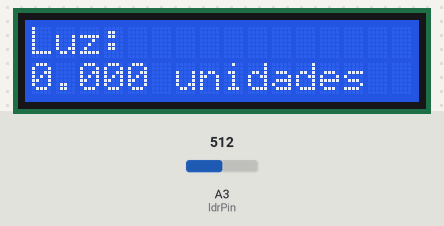
Simulated run of this sketch. Board: Arduino Uno, built with avr-gcc and run on an emulated ATmega328P. Parts: 16×2 character LCD. Inputs (shaded band) come from the test bench; at power-on: A3 (ldrPin) = 512.

Above: at 6.3 s.
6.4 s: A3 (ldrPin) set to 122
At 7.3 s:
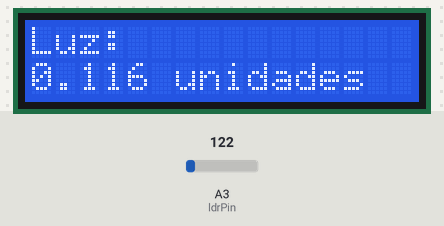
8.2 s: A3 (ldrPin) set to 0
At 8.9 s:
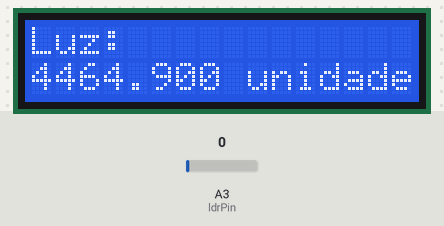
Timing chart, 0 to 11.2 s (numbered marks = the images above; inputs shaded):
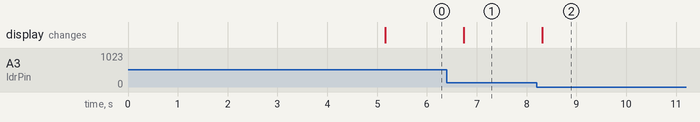

Measured:
- after the input at 6.4 s, the display: changes after 0.34 s (image 1)
- after the input at 8.2 s, the display: changes after 0.11 s (image 2)

The sketch:

atividade_5.ino
```cpp
#define ldrPin A3                                        // Definindo o pino LDR na porta A0.
#include <LiquidCrystal_I2C.h>                           // Definindo a biblioteca LiquidCrystal_I2C para o monitor LCD.
#include <Wire.h>                                        // Definindo a biblioteca Wire, padrão de monitores LCD.

LiquidCrystal_I2C lcd(0x27,16,2);                        // Criando um LCD de 16x2 no endereço 0x27
// Criação das variáveis.
int leitura;
float tensao;
float luz;

void setup() {
  Serial.begin(9600);
  lcd.init();                                           // Inicializando o LCD
  lcd.setBacklight(HIGH);                               // Liga a luz do painel LCD (melhor visualização).
  lcd.setCursor(0,0);                                   // Informações passarão a ser inseridas a partir da posição 0,0 do LCD.
  lcd.print("PROJETO");
  lcd.setCursor(0,1);                                   // Informações passarão a ser inseridas a partir da posição 0,1 do LCD.
  lcd.print("EDUCARDUINO");
  delay(5000);
  lcd.setCursor(0,0);                                   // Informações passarão a ser inseridas a partir da posição 0,0 do LCD.
  lcd.print("                              ");          // Retirando o conteúdo da posição 0,0.
  lcd.setCursor(0,1);                                   // Informações passarão a ser inseridas a partir da posição 0,0 do LCD.
  lcd.print("                              ");          // Retirando o conteúdo da posição 0,1.
  lcd.setBacklight(LOW);                                // Desligando a luz do painel LCD.
}

void loop() {
  leitura = analogRead(ldrPin);
  tensao = leitura * (5.0 / 1024);
  luz = 4464.9*exp(-17.73*tensao);
  lcd.setBacklight(HIGH);                               // Liga a luz do painel LCD (melhor visualização).
  lcd.setCursor (0,0);                                  // Informações passarão a ser inseridas a partir da posição 0,0 do LCD.
  lcd.print("Luz: ");
  lcd.setCursor (0,1);                                  // Informações passarão a ser inseridas a partir da posição 0,1 do LCD.
  lcd.print(luz, 3);
  lcd.print(" unidades    ");

  delay(500);
}
```
